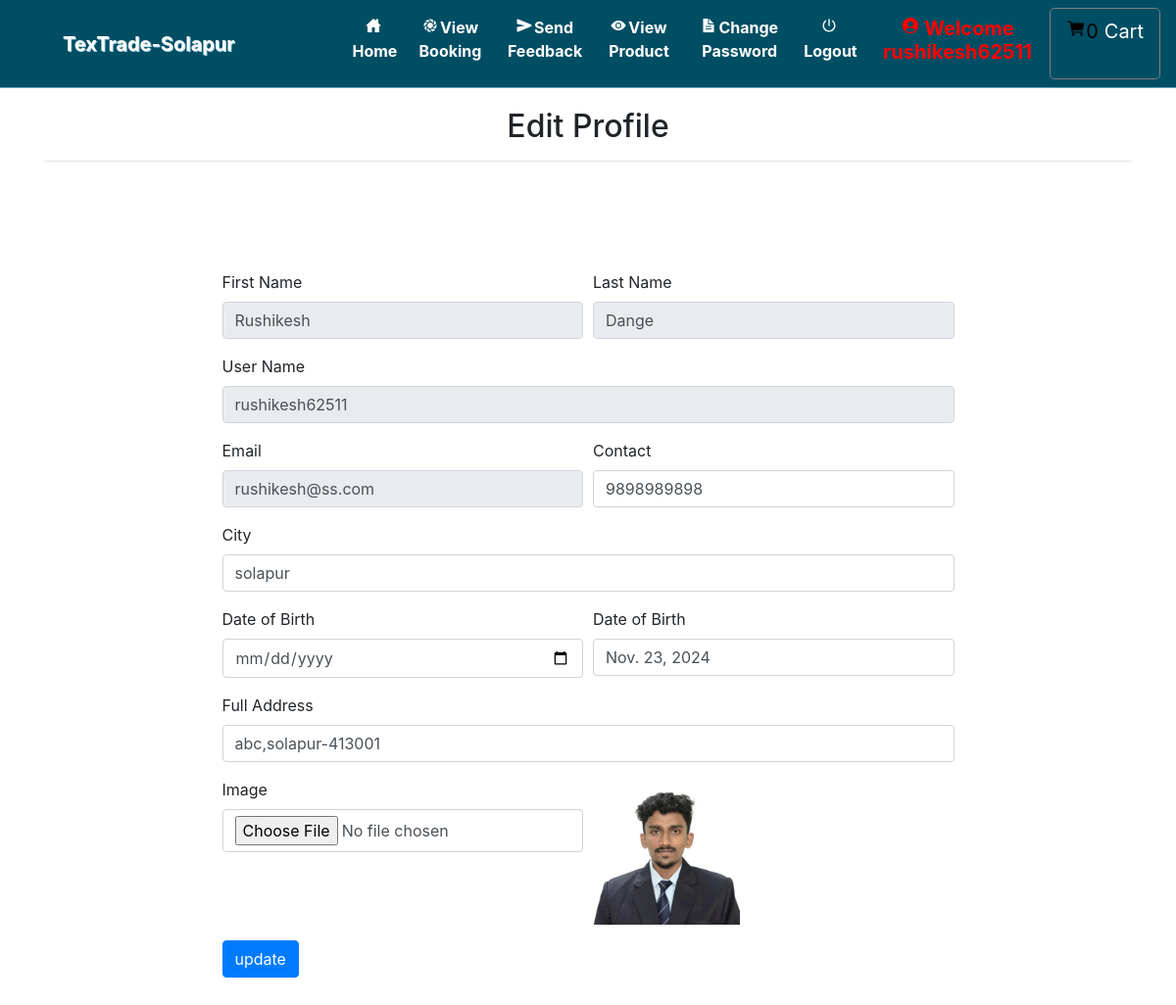
/edit_profile (signed in), run on the app's committed database.
### grocery/models.py (models this page shows, shortened)
class Profile(models.Model):
    id = models.AutoField(primary_key=True)
    user = models.OneToOneField(User, on_delete=models.CASCADE, null=True)
    dob = models.DateField(null=True)
    city = models.CharField(max_length=30, null=True)
    address = models.CharField(max_length=50, null=True)
    contact = models.CharField(max_length=10, null=True)
    image = models.FileField(upload_to='images/', null=True)
    role = models.CharField(
        max_length=20,
        choices=[('user', 'User'), ('vendor', 'Vendor'), ('admin', 'Admin')],
        default='user'  # Default role is 'user'
    )

### grocery/views.py (the view, shortened to what this page needs)
# urls.py: path('edit_profile', Edit_profile, name='edit_profile'),
def Edit_profile(request):
    if not request.user.is_authenticated:
        return redirect('login')
    error = False
    user = request.user.id
    pro = Profile.objects.get(user=user)
    cart = Cart.objects.filter(profile=pro)  # Use filter() instead of get()
    num1 = 0
    total = 0
    for i in cart:
        total += i.product.price
        num1 += 1
    d = {'error': error, 'pro': pro, 'num1': num1, 'total': total}
    return render(request, 'edit_profile.html', d)

### grocery/templates/edit_profile.html (shortened to what this page needs)
{% extends 'navigation.html' %}
{% block body %}
{% load static %}
<div class="container">
    <h2 style="margin-top:20px" align="center">Edit Profile</h2><hr>
<div class="container-fluid" style="width:70%;margin-top:10%">
<form method="post" action="" enctype="multipart/form-data">
    <div class="form-row">
    <div class="form-group col-md-6">
      <label for="inputEmail4">First Name</label>
      <input type="text" class="form-control" value="{{pro.user.first_name}}" name="fname" id="inputEmail4" readonly>
    </div>
    <div class="form-group col-md-6">
      <label for="inputPassword4">Last Name</label>
      <input type="text" class="form-control" name="lname" value="{{pro.user.last_name}}" id="inputPassword4" readonly>
    </div>
  </div>
    <div class="form-row">
    <div class="form-group col-md-12">
      <label for="inputEmail4">User Name</label>
      <input type="text" class="form-control" name="uname" value="{{pro.user.username}}" id="inputEmail4" readonly>
    </div>
  </div>
        <div class="form-row">
<div class="form-group col-md-6">
    <label for="exampleInputEmail1">Email</label>
    <input type="email" class="form-control" id="exampleInputEmail1" aria-describedby="emailHelp" name="email" value="{{pro.user.email}}" readonly>
  </div>
  <div class="form-group col-md-6">
    <label for="exampleInputPassword1">Contact</label>
    <input type="text" class="form-control" id="exampleInputPassword1" value="{{pro.contact}}" name="contact">
  </div>
        </div>
        <div class="form-row">
    <div class="form-group col-md-12">
    <label for="exampleInputPassword1">City</label>
    <input type="text" class="form-control" id="exampleInputPassword1" value="{{pro.city}}" name="city">
  </div>
        </div>
    <div class="form-row">
    <div class="form-group col-md-6">
        <label for="exampleInputPassword1">Date of Birth</label>
    <input type="date" class="form-control" id="exampleInputPassword1" name="date">
  </div>
        <div class="form-group col-md-6">
        <label for="exampleInputPassword1">Date of Birth</label>
    <input type="text" class="form-control" id="exampleInputPassword1" value="{{pro.dob}}" >
        </div>
        </div>
    <div class="form-row">
    <div class="form-group col-md-12">
    <label for="exampleInputPassword1">Full Address</label>
    <input type="text" class="form-control" id="exampleInputPassword1" value="{{pro.address}}" name="add">
  </div>
    </div>
    <div class="form-row">
<div class="form-group col-md-6">
    <label for="exampleInputPassword1">Image</label>
    <input type="file" class="form-control" id="exampleInputPassword1" name="img" value="choose file">
</div>
        <div class="form-group col-md-6">
    <img src="{{pro.image.url}}" style="width:150px;height:150px">
</div>
    </div>
  <button type="submit" class="btn btn-primary" style="margin-bottom:5%">update</button>
</form>
</div>
</div>
{% endblock %}

### grocery/templates/navigation.html (style rules this page uses)
* { box-sizing: border-box; }

### data on the page
Profile: fname "Rushikesh", lname "Dange", uname "rushikesh62511", email "rushikesh@ss.com", contact "9898989898", city "solapur", dob "Nov. 23, 2024", add "abc,solapur-413001", image (picture)

### other printed values
{{ num1 }} "0"
